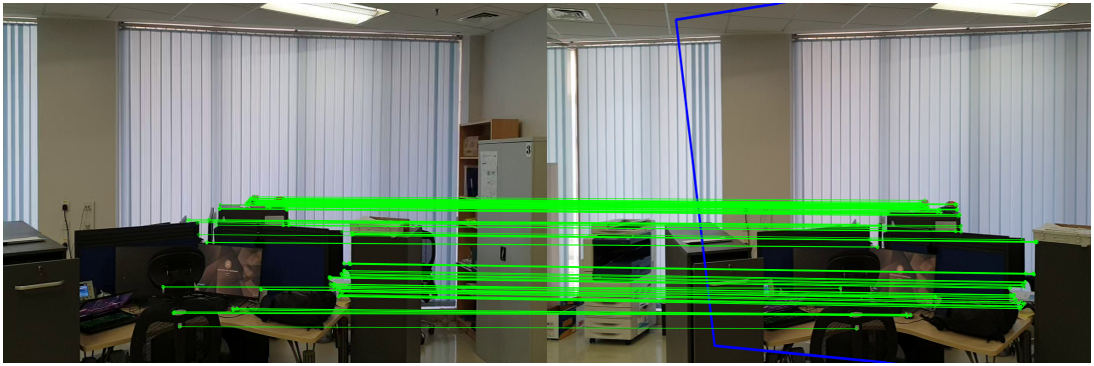
#> input picture matching.png, 1094 x 366 px
$ python -i ear_lib_.py   (imports and definitions only)   (older library calls are emulated)
#> lines starting #> are read from the running program, lines starting #| are printed output that depends on the picture


"""
Enhanced Augmented Reality (Lib)
"""


import cv2
import numpy as np


"""
Program Launch
"""
#################################################################v##############
# [7 lines left out: function launch, not called in this run]
###############################################################################


"""
Load Video
"""
###############################################################################
# [46 lines left out: function load_video, not called in this run]
###############################################################################


"""
Load Image
"""
###############################################################################
# [17 lines left out: function load_advert, not called in this run]
###############################################################################


"""
Image Corners
"""
###############################################################################
# [24 lines left out: function get_corners, not called in this run]
###############################################################################


"""
Distance Transform Map
"""
###############################################################################
# [24 lines left out: function distance_transform, not called in this run]
###############################################################################


"""
Scan Map
"""
###############################################################################
def planar_region(image,  method='brute', show=False, **kwargs):
    """
   FUNCTION:
        return the distance transform of the image
     INPUTS:
        image = source image
        kwargs{window_size} = fixed window size for advert
        kwargs{hstride} = horizontal scanning stride
        kwargs{vstride} = vertical scanning stride
    OUTPUTS:
        Four corners of the planar region in order: Top left (TL), BL, TR, BR
    """
#'-----------------------------------------------------------------------------#
    print("Marking Starting Point ...")
    if method == 'brute':
        sc = kwargs.get('scale')
        kernel = np.array([[1, 1, 1], [1, -8, 1], [1, 1, 1]], dtype=np.float32)
        image = cv2.filter2D(image, cv2.CV_32F, kernel)
        #cv2.imshow('w',image); cv2.waitKey(0)
        window_size = kwargs.get('window_size')
        hstride = kwargs.get('hstride')
        vstride = kwargs.get('vstride')
        regions = []
        for y in range(0, image.shape[0]-vstride, vstride):
            for x in range(0, image.shape[1]-hstride, hstride):
                region  = image[y:y+window_size[1], x:x+window_size[0]]
                cent    = ((x+x+window_size[0])//2, (y+y+window_size[1])//2)
                score   = np.sum(region)
                dist    = cv2.norm((image.shape[1]//2, image.shape[0]//2),(cent[0], cent[1]))
                regions.append([1.0/(score+1e-10), dist, y, x])
                #print(score, dist, y, x)
                #regions.append([score*dist, y, x])
                if show:
                    ff = cv2.rectangle(image,(x,y),(x+window_size[0],y+window_size[1]),(255,255,255),1)
                    print([x, y, cent, score])
                    cv2.putText(ff, "TL and TR : {}".format((y,x)), cent-15 ,cv2.FONT_HERSHEY_SIMPLEX, 0.5, (255, 255, 255), 2)
                    cv2.putText(ff, "Dist : {}".format((int(dist))), cent ,cv2.FONT_HERSHEY_SIMPLEX, 0.5, (255, 255, 255), 2)
                    cv2.imshow('window',np.uint8(ff));

                    if cv2.waitKey() & 0xFF == ord('q'):
                        cv2.destroyAllWindows()
        regions = np.array(regions)
        regions[:,0] = (regions[:,0]/np.sum(regions[:,0]))
        regions[:,1] = (regions[:,1]/np.sum(regions[:,1]))
        regions[:,0] = regions[:,0] * regions[:,1]
        regions = regions[regions[:,0].argsort()]
        select  = regions[-1]
        b = select[2];
        a = select[3];

        TL = (a,b);
        BL = (a+(sc*window_size[0]),b);
        TR = (a,b+(sc*window_size[1]));
        BR = (a+(sc*window_size[0]),b+(sc*window_size[1]))
        points = np.array([[TL], [TR], [BL], [BR]], dtype='float32')

    elif method == 'smart':
        #img = cv2.imread(path2)
        #img = cv2.resize(img, (640,480))
        #cv2.imshow('w',img); cv2.waitKey(0); cv2.destroyAllWindows()
        sc = kwargs.get('scale')
        imageTransform = distance_transform(image)
        max_region = np.unravel_index(imageTransform.argmax(), imageTransform.shape)
        a0 = max_region[0]
        b0 = max_region[1]
        radius = imageTransform[max_region[0], max_region[1]]
        width = int(np.cos(np.deg2rad(30))*(sc*radius))
        height = int(np.sin(np.deg2rad(30))*(sc*radius))

        TL = (b0-width, a0-height);
        BL = (b0-width, a0+height);
        TR = (b0+width, a0-height);
        BR = (b0+width, a0+height);
        if np.sign(a0-height) == -1:
            TL = (b0-width, a0-height+height);
            BL = (b0-width, a0+height+height);
            TR = (b0+width, a0-height+height);
            BR = (b0+width, a0+height+height);
        if np.sign(b0-height) == -1:
            TL = (b0-width+width, a0-height);
            BL = (b0-width+width, a0+height);
            TR = (b0+width+width, a0-height);
            BR = (b0+width+width, a0+height);
        if np.sign(a0-height) == -1 and np.sign(b0-height) == -1:
            TL = (b0-width+width, a0-height+height);
            BL = (b0-width+width, a0+height+height);
            TR = (b0+width+width, a0-height+height);
            BR = (b0+width+width, a0+height+height);
        #print(TL, BL, TR, BR)
        points = np.array([[TL], [TR], [BL], [BR]], dtype='float32')

    else:
        points = np.array([[(0,0)], [(0,100)], [(100,0)], [(100,100)]], dtype='float32')

    return points
###############################################################################


"""
Feature-based Image Registration
"""
###############################################################################
# [78 lines left out: function match_frames, not called in this run]

###############################################################################


"""
Aesthetics to Advert
"""
###############################################################################
# [20 lines left out: function advert_modify, not called in this run]
###############################################################################

>>> import cv2
>>> picture = cv2.imread('matching.png', cv2.IMREAD_GRAYSCALE)
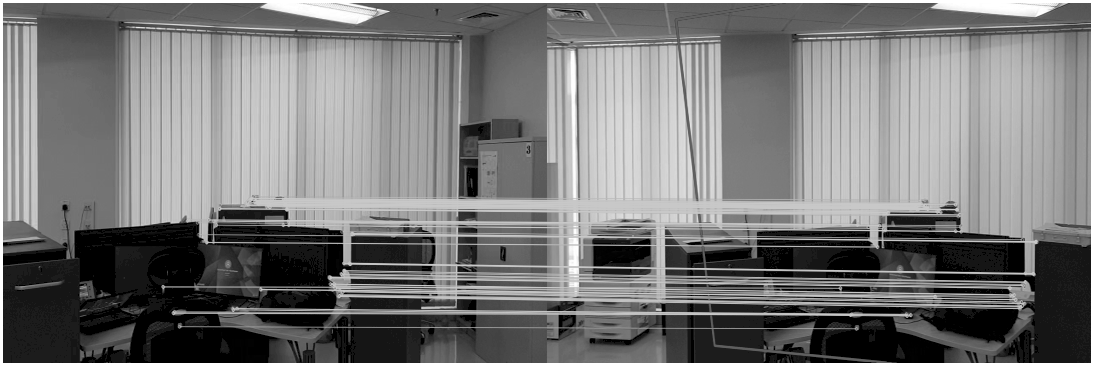
#> picture: shape (366, 1094); min 0, max 255, mean 120.6
>>> result = planar_region(picture)
#> in planar_region, `image = cv2.filter2D(image, cv2.CV_32F, kernel)`:
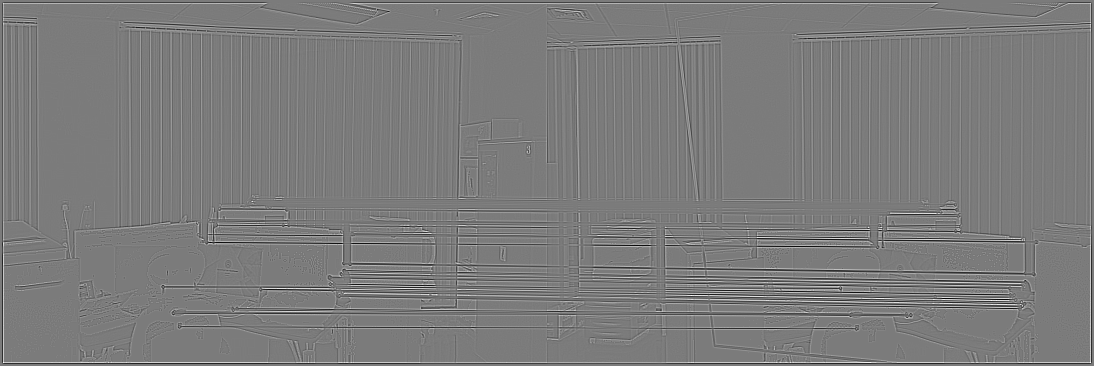
#> image: shape (366, 1094) float32; min -1072, max 1135, mean 0; drawn with min black and max white
#> after the loop in planar_region, `for y in range(0, image.shape[0]-vstride, vstride):`: regions = []
#> (the run stopped early here; a loop or call above may not have finished)
